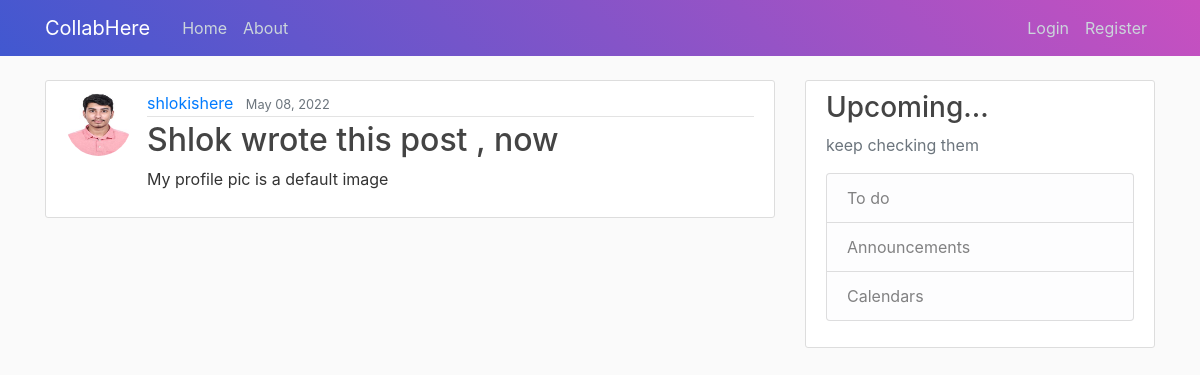
/post/5/, run on the app's committed database.
### blog/models.py (models this page shows, shortened)
class Post(models.Model):
    title = models.CharField(max_length=100)
    content = models.TextField()
    date_posted = models.DateTimeField(default=timezone.now)
    author = models.ForeignKey(User, on_delete=models.CASCADE)

### users/models.py (models this page shows, shortened)
class Profile(models.Model):
    user = models.OneToOneField(User, on_delete=models.CASCADE)
    image = models.ImageField(default='default.jpg', upload_to='profile_pics')

### blog/views.py (the view)
# urls.py: path('post/<int:pk>/', PostDetailView.as_view(), name='post-detail'),
class PostDetailView(DetailView):
    model = Post

### blog/templates/blog/post_detail.html (shortened to what this page needs)
{% extends "blog/base.html" %}
{% block content %}
<article class="media content-section">
    <img class="rounded-circle article-img" src="{{ object.author.profile.image.url }}">
    <div class="media-body">
        <div class="article-metadata">
            <a class="mr-2" href="{% url 'user-posts' object.author.username %}">{{ object.author }}</a>
            <small class="text-muted">{{ object.date_posted|date:"F d, Y" }}</small>
        </div>
        <h2 class="article-title">{{ object.title }}</h2>
        <p class="article-content">{{ object.content }}</p>
    </div>
</article>
{% endblock content %}

### blog/static/blog/main.css (style rules this page uses)
body { background: #fafafa; color: #333333; margin-top: 5rem; }
h1, h2, h3, h4, h5, h6 { color: #444444; }
.content-section { background: #ffffff; padding: 10px 20px; border: 1px solid #dddddd; border-radius: 3px; margin-bottom: 20px; }
.article-title { color: #444444; }
.article-content { white-space: pre-line; }
.article-img { height: 65px; width: 65px; margin-right: 16px; }
.article-metadata { padding-bottom: 1px; margin-bottom: 4px; border-bottom: 1px solid #e3e3e3 }

### data on the page
Post: author.profile.image (picture), author "shlokishere", date_posted "May 08, 2022", title "Shlok wrote this post , now", content "My profile pic is a default image"
